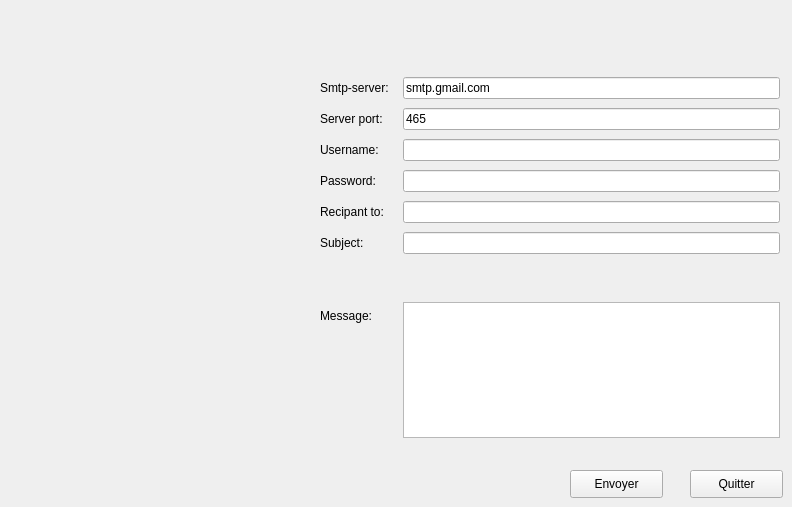
        <widget class="QWidget" name="tab">
         <attribute name="title">
          <string>Mailing</string>
         </attribute>
         <widget class="QLineEdit" name="port">
          <property name="geometry">
           <rect>
            <x>403</x>
            <y>108</y>
            <width>377</width>
            <height>22</height>
           </rect>
          </property>
          <property name="text">
           <string>465</string>
          </property>
         </widget>
         <widget class="QLabel" name="label_31">
          <property name="geometry">
           <rect>
            <x>320</x>
            <y>232</y>
            <width>48</width>
            <height>22</height>
           </rect>
          </property>
          <property name="text">
           <string>Subject:</string>
          </property>
         </widget>
         <widget class="QLabel" name="label_32">
          <property name="geometry">
           <rect>
            <x>320</x>
            <y>170</y>
            <width>60</width>
            <height>22</height>
           </rect>
          </property>
          <property name="text">
           <string>Password:</string>
          </property>
         </widget>
         <widget class="QLineEdit" name="server">
          <property name="geometry">
           <rect>
            <x>403</x>
            <y>77</y>
            <width>377</width>
            <height>22</height>
           </rect>
          </property>
          <property name="text">
           <string>smtp.gmail.com</string>
          </property>
         </widget>
         <widget class="QLineEdit" name="rcpt">
          <property name="geometry">
           <rect>
            <x>403</x>
            <y>201</y>
            <width>377</width>
            <height>22</height>
           </rect>
          </property>
         </widget>
         <widget class="QPlainTextEdit" name="msg">
          <property name="geometry">
           <rect>
            <x>403</x>
            <y>302</y>
            <width>377</width>
            <height>136</height>
           </rect>
          </property>
         </widget>
         <widget class="QLineEdit" name="paswd">
          <property name="geometry">
           <rect>
            <x>403</x>
            <y>170</y>
            <width>377</width>
            <height>22</height>
           </rect>
          </property>
          <property name="inputMask">
           <string/>
          </property>
          <property name="echoMode">
           <enum>QLineEdit::Password</enum>
          </property>
         </widget>
         <widget class="QLabel" name="label_33">
          <property name="geometry">
           <rect>
            <x>320</x>
            <y>302</y>
            <width>55</width>
            <height>28</height>
           </rect>
          </property>
          <property name="text">
           <string>Message:</string>
          </property>
         </widget>
         <widget class="QLineEdit" name="subject">
          <property name="geometry">
           <rect>
            <x>403</x>
            <y>232</y>
            <width>377</width>
            <height>22</height>
           </rect>
          </property>
         </widget>
         <widget class="QLabel" name="label_34">
          <property name="geometry">
           <rect>
            <x>320</x>
            <y>139</y>
            <width>63</width>
            <height>22</height>
           </rect>
          </property>
          <property name="text">
           <string>Username:</string>
          </property>
         </widget>
         <widget class="QLabel" name="label_35">
          <property name="geometry">
           <rect>
            <x>320</x>
            <y>201</y>
            <width>69</width>
            <height>22</height>
           </rect>
          </property>
          <property name="text">
           <string>Recipant to:</string>
          </property>
         </widget>
         <widget class="QLabel" name="label_36">
          <property name="geometry">
           <rect>
            <x>320</x>
            <y>77</y>
            <width>76</width>
            <height>22</height>
           </rect>
          </property>
          <property name="text">
           <string>Smtp-server:</string>
          </property>
         </widget>
         <widget class="QPushButton" name="exitBtn">
          <property name="geometry">
           <rect>
            <x>690</x>
            <y>470</y>
            <width>93</width>
            <height>28</height>
           </rect>
          </property>
          <property name="text">
           <string>Quitter</string>
          </property>
         </widget>
         <widget class="QPushButton" name="sendBtn">
          <property name="geometry">
           <rect>
            <x>570</x>
            <y>470</y>
            <width>93</width>
            <height>28</height>
           </rect>
          </property>
          <property name="text">
           <string>Envoyer</string>
          </property>
         </widget>
         <widget class="QLabel" name="label_37">
          <property name="geometry">
           <rect>
            <x>320</x>
            <y>108</y>
            <width>70</width>
            <height>22</height>
           </rect>
          </property>
          <property name="text">
           <string>Server port:</string>
          </property>
         </widget>
         <widget class="QLineEdit" name="uname">
          <property name="geometry">
           <rect>
            <x>403</x>
            <y>139</y>
            <width>377</width>
            <height>22</height>
           </rect>
          </property>
         </widget>
        </widget>
